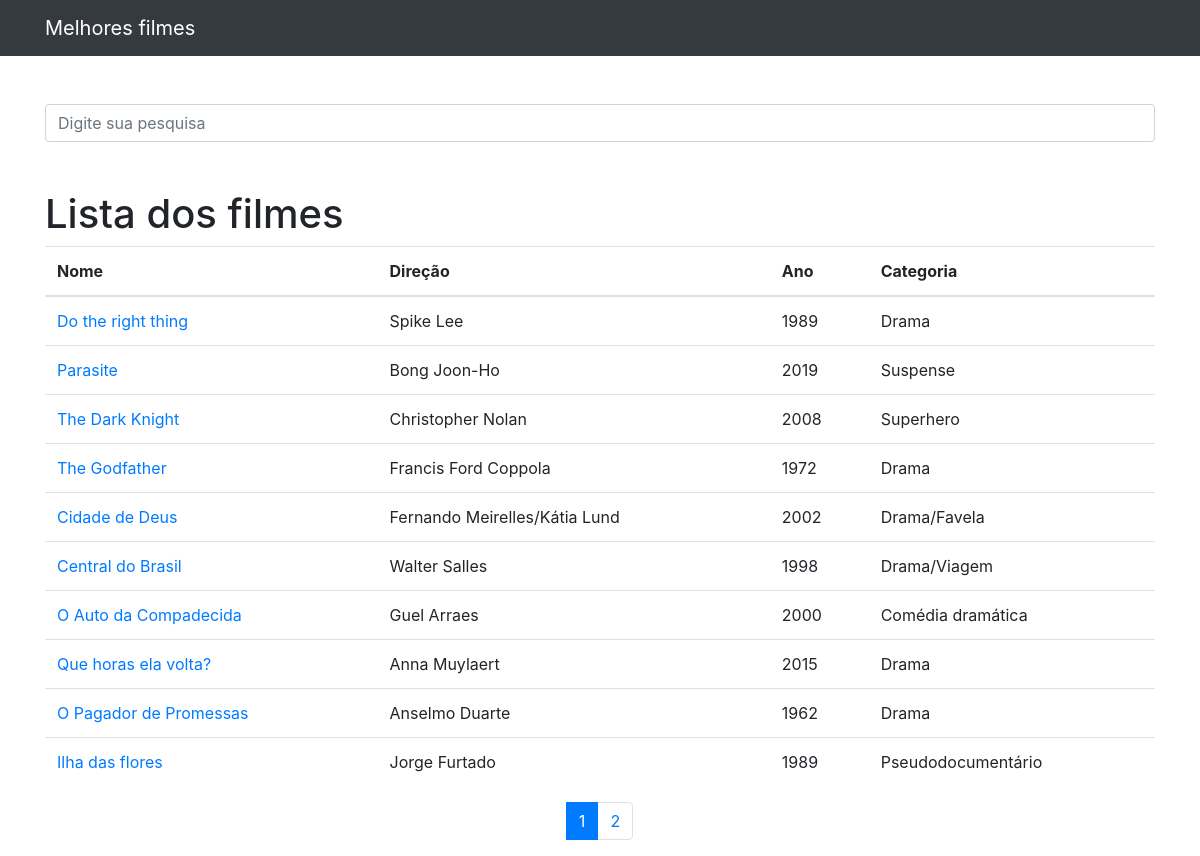
The page / on the database its author committed.
### lista/models.py (models this page shows, shortened)
class ListaDosFilmes(models.Model):
    nome = models.CharField(max_length=255)
    direcao = models.CharField(max_length=55, blank=True)
    ano = models.CharField(max_length=25)
    data_criacao = models.DateTimeField(default=timezone.now)
    resumo = models.TextField(blank=True)
    genero = models.CharField(max_length=55)
    categoria = models.ForeignKey(Categoria, on_delete=models.DO_NOTHING)
    mostrar = models.BooleanField(default=True)
    foto = models.ImageField(blank=True, upload_to='fotos/%Y/%m/%d')

### lista/views.py (the view)
# urls.py: path('', views.index, name='index'),
def index(request):
    filmes = ListaDosFilmes.objects.order_by('id').filter(
        mostrar=True
    )
    paginator = Paginator(filmes, 10)
    page = request.GET.get('p')
    filmes = paginator.get_page(page)
    return render(request, 'lista/index.html', {
        'filmes': filmes
    })

### lista/templates/lista/index.html (shortened to what this page needs)
{% extends 'base.html' %}
{% block conteudo %}
    <h1 class="mt-5">Lista dos filmes</h1>
    <table class="table">
        <thead>
        <tr>
            <th>Nome</th>
            <th>Direção</th>
            <th>Ano</th>
            <th>Categoria</th>
        </tr>
        </thead>
        <tbody>
            {% for filme in filmes %}
                <tr>
                    <td>
                        <a href="{% url 'ver_filme' filme.id %}">{{ filme.nome }}</a>
                    </td>
                    <td>{{ filme.direcao }}</td>
                    <td>{{ filme.ano }}</td>
                    <td>{{ filme.genero }}</td>
                </tr>
            {% endfor %}
        </tbody>
    </table>
<nav aria-label="Page navigation example">
  <ul class="pagination justify-content-center">
      {% for pagina in filmes.paginator.page_range %}
      {% if filmes.number == pagina %}
        <li class="page-item active">
            <a class="page-link" href="?p={{ pagina }}&termo={{ request.GET.termo }}">{{pagina}}</a>
        </li>
      {% else %}
        <li class="page-item">
            <a class="page-link" href="?p={{ pagina }}&termo={{ request.GET.termo }}">{{pagina}}</a>
        </li>
      {% endif %}
      {% endfor %}
  </ul>
</nav>
{% endblock %}

### rows shown on the page
ListaDosFilmes: nome "Do the right thing", direcao "Spike Lee", ano "1989", genero "Drama"
ListaDosFilmes: nome "Parasite", direcao "Bong Joon-Ho", ano "2019", genero "Suspense"
ListaDosFilmes: nome "The Dark Knight", direcao "Christopher Nolan", ano "2008", genero "Superhero"
ListaDosFilmes: nome "The Godfather", direcao "Francis Ford Coppola", ano "1972", genero "Drama"
ListaDosFilmes: nome "Cidade de Deus", direcao "Fernando Meirelles/Kátia Lund", ano "2002", genero "Drama/Favela"
ListaDosFilmes: nome "Central do Brasil", direcao "Walter Salles", ano "1998", genero "Drama/Viagem"
ListaDosFilmes: nome "O Auto da Compadecida", direcao "Guel Arraes", ano "2000", genero "Comédia dramática"
ListaDosFilmes: nome "Que horas ela volta?", direcao "Anna Muylaert", ano "2015", genero "Drama"
ListaDosFilmes: nome "O Pagador de Promessas", direcao "Anselmo Duarte", ano "1962", genero "Drama"
ListaDosFilmes: nome "Ilha das flores", direcao "Jorge Furtado", ano "1989", genero "Pseudodocumentário"

### other values the page prints
{{ pagina }} "1"
{{ pagina }} "2"
